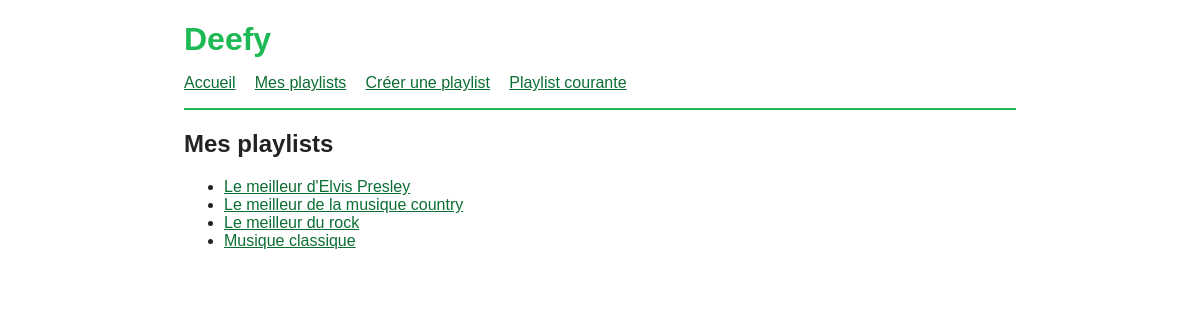
Page /?action=playlists on the earlier database version.
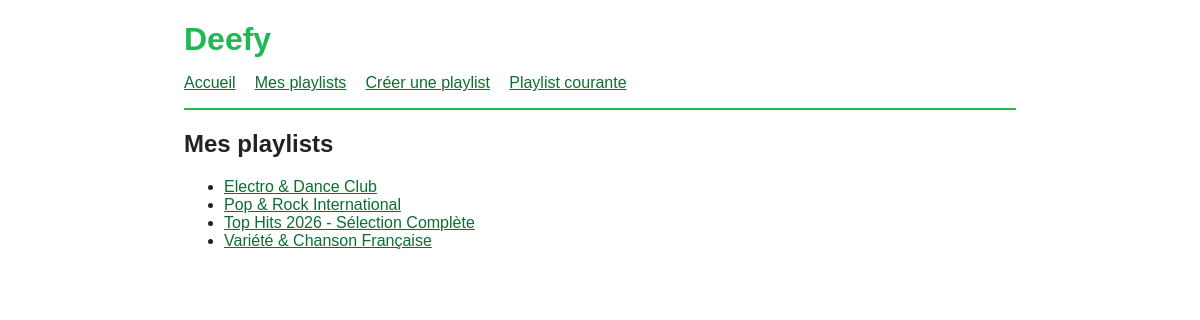
Same page on the later database version.
### tables this page shows
CREATE TABLE `playlist` (
  `id` int(11) NOT NULL AUTO_INCREMENT,
  `nom` varchar(100) NOT NULL,
  PRIMARY KEY (`id`)
);

### index.php (called while the page is built, shortened)
<?php
$dispatcher = new Dispatcher();
$dispatcher->addRoute('default', DefaultAction::class)
    ->addRoute('playlists', ListPlaylistsAction::class)
    ->addRoute('playlist', DisplayPlaylistAction::class)
    ->addRoute('add-playlist', AddPlaylistAction::class)
    ->addRoute('add-track', AddPodcastTrackAction::class);
$dispatcher->run();

### src/classes/repository/DeefyRepository.php (called while the page is built, shortened)
<?php
class DeefyRepository
{
    private static ?DeefyRepository $instance = null;
    private static array $config = [];
    private PDO $pdo;
    private function __construct(array $conf)
    {
        $this->pdo = new PDO($conf['dsn'], $conf['username'], $conf['password'], [
            PDO::ATTR_ERRMODE => PDO::ERRMODE_EXCEPTION,
            PDO::ATTR_DEFAULT_FETCH_MODE => PDO::FETCH_ASSOC,
            PDO::ATTR_EMULATE_PREPARES => false,
        ]);
    }
    public static function setConfig(string $file): void
    {
        $conf = parse_ini_file($file);
        self::$config = [
            'dsn' => $conf['driver'] . ':host=' . $conf['host'] . ';dbname=' . $conf['database'] . ';charset=utf8',
            'username' => $conf['username'],
            'password' => $conf['password'],
        ];
        self::$instance = null;
    }
    public static function getInstance(): DeefyRepository
    {
        if (self::$instance === null) {
            self::$instance = new DeefyRepository(self::$config);
        }
        return self::$instance;
    }
    public function findAllPlaylists(): array
    {
        $playlists = [];
        foreach ($this->pdo->query('SELECT id, nom FROM playlist ORDER BY nom') as $row) {
            $pl = new PlayList($row['nom']);
            $pl->setId((int) $row['id']);
            $playlists[] = $pl;
        }
        return $playlists;
    }
}

### src/classes/audio/lists/AudioList.php (called while the page is built, shortened)
<?php
class AudioList
{
    public function __construct(string $nom, array $pistes = [])
    {
        $this->nom = $nom;
        $this->pistes = $pistes;
    }
    public function __get(string $name): mixed
    {
        if (property_exists($this, $name)) {
            return $this->$name;
        }
        throw new InvalidPropertyNameException("invalid property : $name");
    }
    public function setId(int $id): void
    {
        $this->id = $id;
    }
}

### src/classes/action/ListPlaylistsAction.php (the view, shortened to what this page needs)
<?php
class ListPlaylistsAction extends Action
{
    public function execute(): string
    {
        $playlists = DeefyRepository::getInstance()->findAllPlaylists();
        $html = '<h2>Mes playlists</h2><ul>';
        foreach ($playlists as $pl) {
            $html .= '<li><a href="?action=playlist&amp;id=' . $pl->id . '">'
                . htmlspecialchars($pl->nom, ENT_QUOTES, 'UTF-8') . '</a></li>';
        }
        return $html . '</ul>';
    }
}

### src/classes/dispatch/Dispatcher.php (shortened to what this page needs)
<?php
class Dispatcher
{
    private string $action;
    private array $routes = [];
    public function __construct()
    {
        $action = $_GET['action'] ?? 'default';
        $this->action = is_string($action) ? $action : 'default';
    }
    public function addRoute(string $action, string $class): self
    {
        $this->routes[$action] = $class;
        return $this;
    }
    public function run(): void
    {
        try {
            if (!isset($this->routes[$this->action])) {
                http_response_code(404);
                $html = '<p>Page introuvable.</p>';
            } else {
                $html = (new $class())->execute();
            }
        } catch (\Throwable $e) {
            error_log($e->getMessage());
            http_response_code(500);
            $html = '<p>Une erreur est survenue, veuillez réessayer plus tard.</p>';
        }
        $this->renderPage($html);
    }
    private function renderPage(string $html): void
    {
        echo <<<HTML
<!DOCTYPE html>
<html lang="fr">
<head>
  <meta charset="utf-8">
  <meta name="viewport" content="width=device-width, initial-scale=1">
  <title>Deefy</title>
  <link rel="stylesheet" href="css/style.css">
</head>
<body>
  <header>
    <h1>Deefy</h1>
    <nav>
      <ul>
        <li><a href="?action=default">Accueil</a></li>
        <li><a href="?action=playlists">Mes playlists</a></li>
        <li><a href="?action=add-playlist">Créer une playlist</a></li>
        <li><a href="?action=playlist">Playlist courante</a></li>
      </ul>
    </nav>
  </header>
  <main>
{$html}
  </main>
</body>
</html>
HTML;
    }
}

### css/style.css (style rules this page uses)
body { font-family: sans-serif; max-width: 52rem; margin: 0 auto; padding: 0 1rem; color: #222; }
header { border-bottom: 2px solid #1db954; margin-bottom: 1rem; }
h1 { color: #1db954; margin-bottom: .3rem; }
nav ul { list-style: none; padding: 0; display: flex; gap: 1.2rem; flex-wrap: wrap; }
a { color: #0b6e32; }

Differences in the rows shown:
removed playlist: nom "Le meilleur d'Elvis Presley"
removed playlist: nom "Le meilleur de la musique country"
removed playlist: nom "Le meilleur du rock"
removed playlist: nom "Musique classique"
added playlist: nom "Electro & Dance Club"
added playlist: nom "Pop & Rock International"
added playlist: nom "Top Hits 2026 - Sélection Complète"
added playlist: nom "Variété & Chanson Française"
